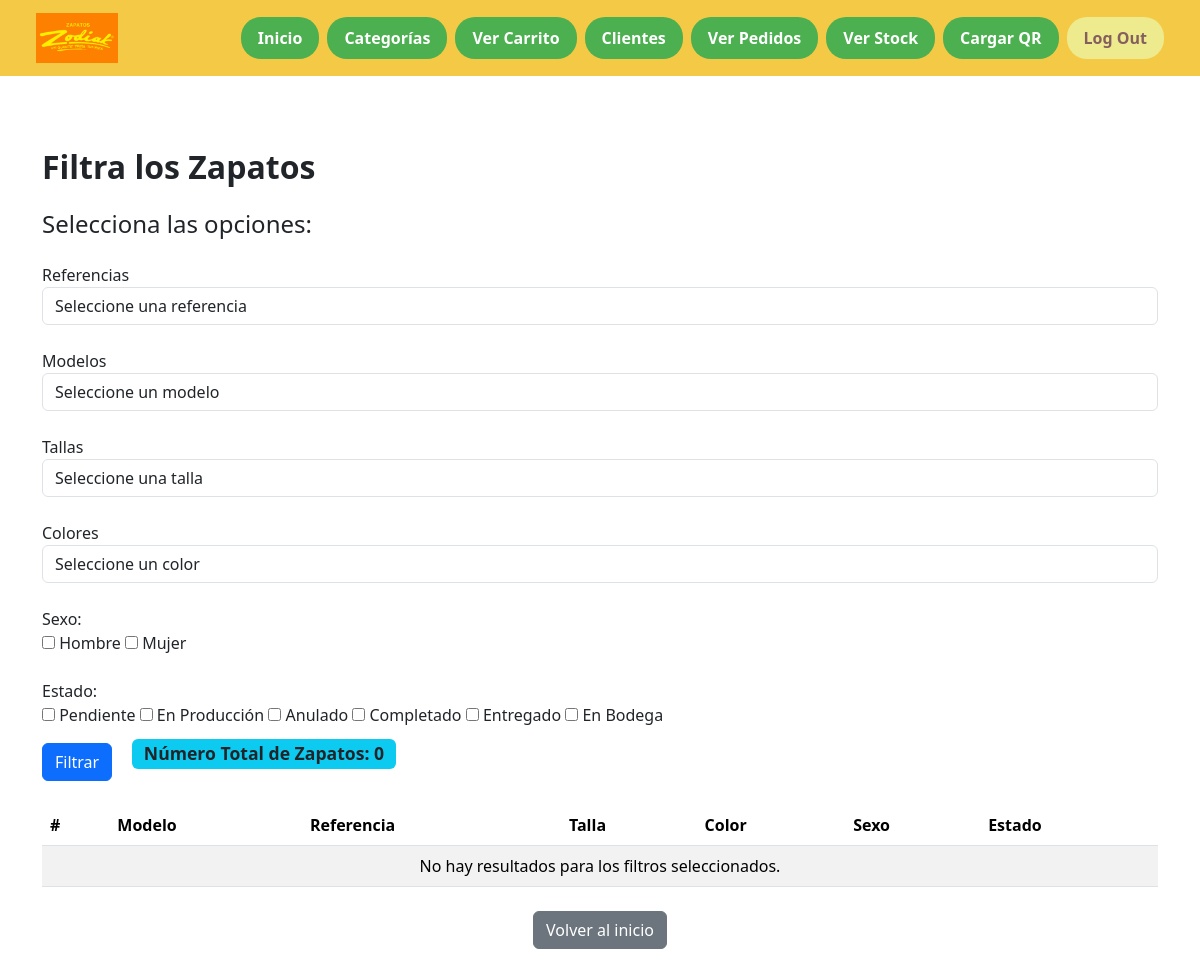
/ver_stock/ (signed in), run on an earlier commit of the app's database.
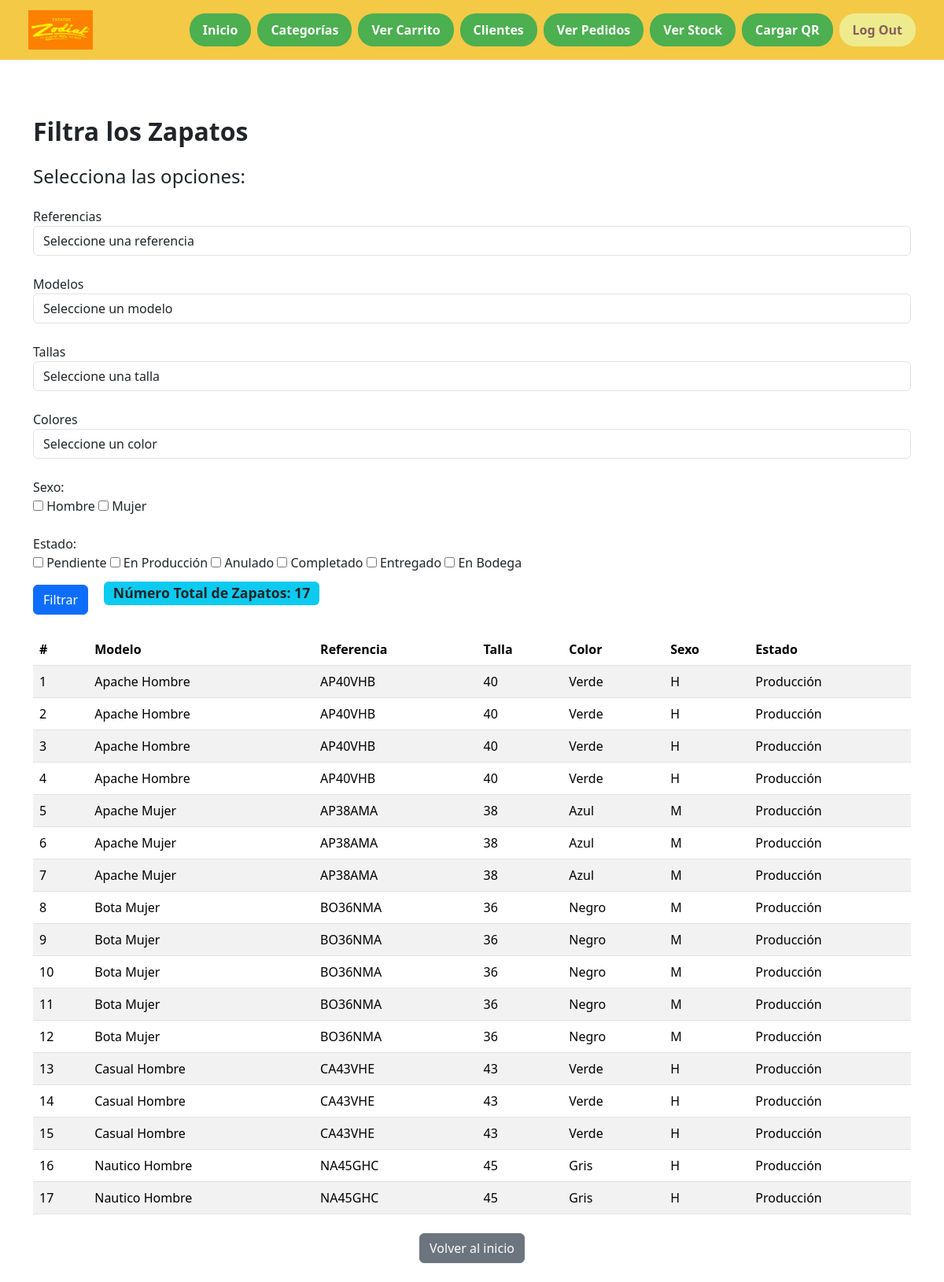
And on a later commit of the database.
### app1/models.py (models this page shows)
class Zapato(models.Model):
    GENERO_CHOICES = [
        ('H', 'Hombre'),
        ('M', 'Mujer'),
    ]
    TALLAS_CHOICES = [
        ('34', '34'),
        ('35', '35'),
        ('36', '36'),
        ('37', '37'),
        ('38', '38'),
        ('39', '39'),
        ('40', '40'),
        ('41', '41'),
        ('42', '42'),
        ('43', '43'),
        ('44', '44'),
        ('45', '45'),
    ]
    MODELO_CHOICES = [
        ('Apache', 'Apache'),
        ('Apolo', 'Apolo'),
        ('Amaka', 'Amaka'),
        ('Nautico', 'Nautico'),
        ('Bota', 'Bota'),
        ('Casual', 'Casual'),
        ('Sport', 'Sport'),
    ]
    COLOR_CHOICES = [
        ('Rojo', 'Rojo'),
        ('Azul', 'Azul'),
        ('Verde', 'Verde'),
        ('Amarillo', 'Amarillo'),
    ]
    ESTADO_CHOICES = [
        ('Pendientes', 'Pendiente'),
        ('Producción', 'En Producción'),
        ('Anulado', 'Anulado'),
        ('Completado', 'Completado'),
        ('Entregado', 'Entregado'),
        ('Bodega', 'En Bodega'),
    ]
    referencia = models.CharField(max_length=20)
    modelo = models.CharField(max_length=10, choices=MODELO_CHOICES) # En el formulario se puede manejar a través de opciones
    talla = models.CharField(max_length=2, choices=TALLAS_CHOICES)
    sexo = models.CharField(max_length=1, choices=GENERO_CHOICES)
    color = models.CharField(max_length=10, choices=COLOR_CHOICES)
    estado = models.CharField(max_length=10, choices=ESTADO_CHOICES, default='Pendientes') # El estado por defecto es pendientes
    requerimientos = models.TextField()
    observaciones = models.TextField(default='Sin observaciones', null=True, blank=True) # El campo observaciones es opcional
    pedido = models.ForeignKey('Pedido', on_delete=models.CASCADE, null=True, blank=True) # Relación uno a muchos con la tabla Pedido

### app1/views.py (the view, shortened to what this page needs)
# urls.py: path('ver_stock/', views.ver_stock, name='ver_stock'),
@login_required
def ver_stock(request):
    zapatos = Zapato.objects.all()
    total = 0
    total = zapatos.count()
    context = {
        'zapatos': zapatos,
        'referencias': Zapato.objects.values_list('referencia', flat=True).distinct(),
        'modelos': Zapato.objects.values_list('modelo', flat=True).distinct(),
        'tallas': Zapato.objects.values_list('talla', flat=True).distinct(),
        'colores': Zapato.objects.values_list('color', flat=True).distinct(),
        'total': total,
    }
    return render(request, 'ver_stock.html', context)

### app1/templates/ver_stock.html (shortened to what this page needs)
{% extends "base.html" %}
{% block content %}
<div class="container mt-5">
    <h2 class="fw-bold">Filtra los Zapatos</h2>
    <form method="post" action="{% url 'ver_stock' %}">
        <h4 class="mt-4">Selecciona las opciones:</h4>
        <div class="form-group mt-4">
            <label for="referencia">Referencias</label>
            <select name="referencia" id="referencia" class="form-control">
                <option value="">Seleccione una referencia</option>
            </select>
        </div>
        <div class="form-group mt-4">
            <label for="modelo">Modelos</label>
            <select name="modelo" id="modelo" class="form-control">
                <option value="">Seleccione un modelo</option>
            </select>
        </div>
        <div class="form-group mt-4">
            <label for="talla">Tallas</label>
            <select name="talla" id="talla" class="form-control">
                <option value="">Seleccione una talla</option>
            </select>
        </div>
        <div class="form-group mt-4">
            <label for="color">Colores</label>
            <select name="color" id="color" class="form-control">
                <option value="">Seleccione un color</option>
            </select>
        </div>
        <div class="form-group mt-4">
            <label>Sexo:</label><br>
            <label><input type="checkbox" name="sexo" value="H"> Hombre</label>
            <label><input type="checkbox" name="sexo" value="M"> Mujer</label>
        </div>
        <div class="form-group mt-4">
            <label>Estado:</label><br>
            <label><input type="checkbox" name="estado" value="Pendientes"> Pendiente</label>
            <label><input type="checkbox" name="estado" value="Producción"> En Producción</label>
            <label><input type="checkbox" name="estado" value="Anulado"> Anulado</label>
            <label><input type="checkbox" name="estado" value="Completado"> Completado</label>
            <label><input type="checkbox" name="estado" value="Entregado"> Entregado</label>
            <label><input type="checkbox" name="estado" value="Bodega"> En Bodega</label>
        </div>
        <button type="submit" class="btn btn-primary mt-3">Filtrar</button>
        <span class="badge bg-info text-dark ms-3" style="font-size: 1.1em; vertical-align: middle;">
            Número Total de Zapatos: {{ total }}
        </span>
    </form>
    <table class="table table-striped mt-4">
        <thead>
            <tr>
                <th>#</th>
                <th>Modelo</th>
                <th>Referencia</th>
                <th>Talla</th>
                <th>Color</th>
                <th>Sexo</th>
                <th>Estado</th>
            </tr>
        </thead>
        <tbody>
            {% for zapato in zapatos %}
            <tr>
                <td>{{ forloop.counter }}</td>
                <td>{{ zapato.modelo }}</td>
                <td>{{ zapato.referencia }}</td>
                <td>{{ zapato.talla }}</td>
                <td>{{ zapato.color }}</td>
                <td>{{ zapato.sexo }}</td>
                <td>{{ zapato.estado }}</td>
            </tr>
            {% empty %}
            <tr>
                <td colspan="7" class="text-center">No hay resultados para los filtros seleccionados.</td>
            </tr>
            {% endfor %}
        </tbody>
    </table>
    <div class="text-center mt-4">
        <a href="{% url 'landing' %}" class="btn btn-secondary">Volver al inicio</a>
    </div>
</div>
{% endblock %}

What changed in the data, as far as the page shows it:
added Zapato: modelo "Apache Hombre", referencia "AP40VHB", talla "40", color "Verde", sexo "H", estado "Producción"
added Zapato: modelo "Apache Hombre", referencia "AP40VHB", talla "40", color "Verde", sexo "H", estado "Producción"
added Zapato: modelo "Apache Hombre", referencia "AP40VHB", talla "40", color "Verde", sexo "H", estado "Producción"
added Zapato: modelo "Apache Hombre", referencia "AP40VHB", talla "40", color "Verde", sexo "H", estado "Producción"
added Zapato: modelo "Apache Mujer", referencia "AP38AMA", talla "38", color "Azul", sexo "M", estado "Producción"
added Zapato: modelo "Apache Mujer", referencia "AP38AMA", talla "38", color "Azul", sexo "M", estado "Producción"
added Zapato: modelo "Apache Mujer", referencia "AP38AMA", talla "38", color "Azul", sexo "M", estado "Producción"
added Zapato: modelo "Bota Mujer", referencia "BO36NMA", talla "36", color "Negro", sexo "M", estado "Producción"
added Zapato: modelo "Bota Mujer", referencia "BO36NMA", talla "36", color "Negro", sexo "M", estado "Producción"
added Zapato: modelo "Bota Mujer", referencia "BO36NMA", talla "36", color "Negro", sexo "M", estado "Producción"
added Zapato: modelo "Bota Mujer", referencia "BO36NMA", talla "36", color "Negro", sexo "M", estado "Producción"
added Zapato: modelo "Bota Mujer", referencia "BO36NMA", talla "36", color "Negro", sexo "M", estado "Producción"
added Zapato: modelo "Casual Hombre", referencia "CA43VHE", talla "43", color "Verde", sexo "H", estado "Producción"
added Zapato: modelo "Casual Hombre", referencia "CA43VHE", talla "43", color "Verde", sexo "H", estado "Producción"
added Zapato: modelo "Casual Hombre", referencia "CA43VHE", talla "43", color "Verde", sexo "H", estado "Producción"
added Zapato: modelo "Nautico Hombre", referencia "NA45GHC", talla "45", color "Gris", sexo "H", estado "Producción"
added Zapato: modelo "Nautico Hombre", referencia "NA45GHC", talla "45", color "Gris", sexo "H", estado "Producción"
Also different on the page:
{{ total }}: "0" → "17"
text no longer shown: "No hay resultados para los filtros seleccionados."
